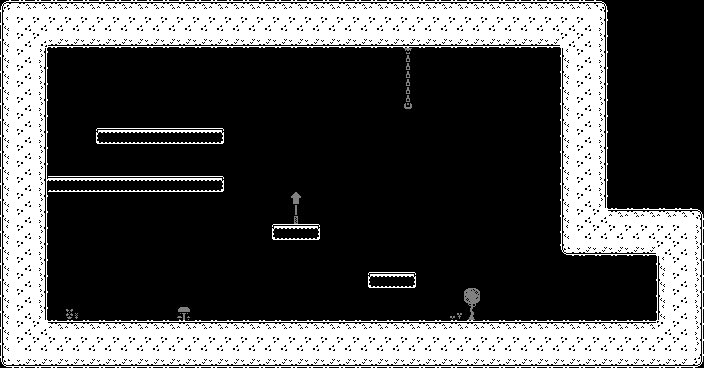

A level layout from a 2D game, rendered from its tile map. Below: a short description, then the map file with its tile-grid data intact:
An orthogonal 44x23 tile map with 16x16 px tiles, 2 tile layers (MainLayer, Shadows) and 10 objects.

<map version="1.10" tiledversion="1.10.2" orientation="orthogonal" renderorder="right-down" width="44" height="23" tilewidth="16" tileheight="16" infinite="0" nextlayerid="4" nextobjectid="11">
 <editorsettings>
  <export target="../../../../../../Downloads/MVPMap.json" format="json" />
 </editorsettings>
 <tileset firstgid="1" source="TestTileset.tsx" />
 <layer id="1" name="MainLayer" width="44" height="23">
  <data encoding="csv">
88,89,89,89,89,89,89,89,89,89,89,89,89,89,89,89,89,89,89,89,89,89,89,89,89,89,89,89,89,89,89,89,89,89,89,89,89,90,0,0,0,0,0,0,
108,109,109,109,109,109,109,109,109,109,109,109,109,109,109,109,109,109,109,109,109,109,109,109,109,109,109,109,109,109,109,109,109,109,109,109,109,110,0,0,0,0,0,0,
108,109,109,129,129,129,129,129,129,129,129,129,129,129,129,129,129,129,129,129,129,129,129,129,129,129,129,129,129,129,129,129,129,129,129,109,109,110,0,0,0,0,0,0,
108,109,110,0,0,0,0,0,0,0,0,0,0,0,0,0,0,0,0,0,0,0,0,0,0,4,0,0,0,0,0,0,0,0,0,108,109,110,0,0,0,0,0,0,
108,109,110,0,0,0,0,0,0,0,0,0,0,0,0,0,0,0,0,0,0,0,0,0,0,24,0,0,0,0,0,0,0,0,0,108,109,110,0,0,0,0,0,0,
108,109,110,0,0,0,0,0,0,0,0,0,0,0,0,0,0,0,0,0,0,0,0,0,0,24,0,0,0,0,0,0,0,0,0,108,109,110,0,0,0,0,0,0,
108,109,110,0,0,0,0,0,0,0,0,0,0,0,0,0,0,0,0,0,0,0,0,0,0,44,0,0,0,0,0,0,0,0,0,108,109,110,0,0,0,0,0,0,
108,109,110,0,0,0,0,0,0,0,0,0,0,0,0,0,0,0,0,0,0,0,0,0,0,0,0,0,0,0,0,0,0,0,0,108,109,110,0,0,0,0,0,0,
108,109,110,0,0,0,171,172,172,172,172,172,172,173,0,0,0,0,0,0,0,0,0,0,0,0,0,0,0,0,0,0,0,0,0,108,109,110,0,0,0,0,0,0,
108,109,110,0,0,0,0,0,0,0,0,0,0,0,0,0,0,0,0,0,0,0,0,0,0,0,0,0,0,0,0,0,0,0,0,108,109,110,0,0,0,0,0,0,
108,109,110,0,0,0,0,0,0,0,0,0,0,0,0,0,0,0,0,0,0,0,0,0,0,0,0,0,0,0,0,0,0,0,0,108,109,110,0,0,0,0,0,0,
108,109,110,172,172,172,172,172,172,172,172,172,172,173,0,0,0,0,0,0,0,0,0,0,0,0,0,0,0,0,0,0,0,0,0,108,109,110,0,0,0,0,0,0,
108,109,110,0,0,0,0,0,0,0,0,0,0,0,0,0,0,0,95,0,0,0,0,0,0,0,0,0,0,0,0,0,0,0,0,108,109,110,0,0,0,0,0,0,
108,109,110,0,0,0,0,0,0,0,0,0,0,0,0,0,0,0,206,0,0,0,0,0,0,0,0,0,0,0,0,0,0,0,0,108,109,109,89,89,89,89,89,90,
108,109,110,0,0,0,0,0,0,0,0,0,0,0,0,0,0,171,172,173,0,0,0,0,0,0,0,0,0,0,0,0,0,0,0,108,109,109,109,109,109,109,109,110,
108,109,110,0,0,0,0,0,0,0,0,0,0,0,0,0,0,0,0,0,0,0,0,0,0,0,0,0,0,0,0,0,0,0,0,128,129,129,129,129,129,109,109,110,
108,109,110,0,0,0,0,0,0,0,0,0,0,0,0,0,0,0,0,0,0,0,0,0,0,0,0,0,0,0,0,0,0,0,0,0,0,0,0,0,0,108,109,110,
108,109,110,0,0,0,0,0,0,0,0,0,0,0,0,0,0,0,0,0,0,0,0,171,172,173,0,0,0,0,0,0,0,0,0,0,0,0,0,0,0,108,109,110,
108,109,110,0,0,0,0,0,0,0,0,0,0,0,0,0,0,0,0,0,0,0,0,0,0,0,0,0,0,15,0,0,0,0,0,0,0,0,0,0,0,108,109,110,
108,109,110,0,18,0,0,0,0,0,0,55,0,0,0,0,0,0,0,0,0,0,0,0,0,0,0,0,17,35,0,0,0,0,0,0,0,0,0,0,0,108,109,110,
108,109,109,89,89,89,89,89,89,89,89,89,89,89,89,89,89,89,89,89,89,89,89,89,89,89,89,89,89,89,89,89,89,89,89,89,89,89,89,89,89,109,109,110,
108,109,109,109,109,109,109,109,109,109,109,109,109,109,109,109,109,109,109,109,109,109,109,109,109,109,109,109,109,109,109,109,109,109,109,109,109,109,109,109,109,109,109,110,
128,129,129,129,129,129,129,129,129,129,129,129,129,129,129,129,129,129,129,129,129,129,129,129,129,129,129,129,129,129,129,129,129,129,129,129,129,129,129,129,129,129,129,130
</data>
 </layer>
 <layer id="3" name="Shadows" width="44" height="23" opacity="0.5">
  <data encoding="csv">
0,0,0,0,0,0,0,0,0,0,0,0,0,0,0,0,0,0,0,0,0,0,0,0,0,0,0,0,0,0,0,0,0,0,0,0,0,0,0,0,0,0,0,0,
0,0,0,0,0,0,0,0,0,0,0,0,0,0,0,0,0,0,0,0,0,0,0,0,0,0,0,0,0,0,0,0,0,0,0,0,0,0,0,0,0,0,0,0,
0,0,0,0,0,0,0,0,0,0,0,0,0,0,0,0,0,0,0,0,0,0,0,0,0,0,0,0,0,0,0,0,0,0,0,0,0,0,0,0,0,0,0,0,
0,0,0,0,1,0,0,0,0,0,0,0,0,0,0,0,0,0,0,0,0,0,0,0,0,1,0,0,0,0,0,0,1,0,0,0,0,0,0,0,0,0,0,0,
0,0,0,0,1,0,0,0,0,0,0,0,0,0,0,0,0,0,0,0,0,0,0,0,0,1,0,0,0,0,0,0,1,0,0,0,0,0,0,0,0,0,0,0,
0,0,0,0,1,0,0,0,0,0,0,0,0,0,0,0,0,0,0,0,0,0,0,0,0,1,0,0,0,0,0,0,1,0,0,0,0,0,0,0,0,0,0,0,
0,0,0,0,0,0,0,0,0,0,0,0,0,0,0,0,0,0,0,0,0,0,0,0,0,1,0,0,0,0,0,0,1,0,0,0,0,0,0,0,0,0,0,0,
0,0,0,0,0,0,0,0,0,0,0,0,0,0,0,0,0,0,0,0,0,0,0,0,0,0,0,0,0,0,0,0,1,0,0,0,0,0,0,0,0,0,0,0,
0,0,0,0,0,0,0,0,0,0,0,0,0,0,0,0,0,0,0,0,0,0,0,0,0,0,0,0,0,0,0,0,1,0,0,0,0,0,0,0,0,0,0,0,
0,0,0,0,0,0,0,0,0,0,0,0,0,0,0,0,0,0,0,0,0,0,0,0,0,0,0,0,0,0,0,0,0,0,0,0,0,0,0,0,0,0,0,0,
0,0,0,0,0,0,0,0,0,0,0,0,0,0,0,0,0,0,0,0,0,0,0,0,0,0,0,0,0,0,0,0,0,0,0,0,0,0,0,0,0,0,0,0,
0,0,0,0,0,0,0,0,0,0,0,0,0,0,0,0,0,0,0,0,0,0,0,0,0,0,0,0,0,0,0,0,0,0,0,0,0,0,0,0,0,0,0,0,
0,0,0,0,0,0,0,0,0,0,0,0,0,0,0,0,0,0,1,0,0,0,0,0,0,0,0,0,0,0,0,0,0,0,0,0,0,0,0,0,0,0,0,0,
0,0,0,0,0,0,0,0,0,0,0,0,0,0,0,0,0,0,1,0,0,0,0,0,0,0,0,0,0,0,0,0,0,0,0,0,0,0,0,0,0,0,0,0,
0,0,0,0,0,0,0,0,0,0,0,0,0,0,0,0,0,0,0,0,0,0,0,0,0,0,0,0,0,0,0,0,0,0,0,0,0,0,0,0,0,0,0,0,
0,0,0,0,0,0,0,0,0,0,0,0,0,0,0,0,0,0,0,0,0,0,0,0,0,0,0,0,0,0,0,0,0,0,0,0,0,0,0,0,0,0,0,0,
0,0,0,0,0,0,0,0,0,0,0,0,0,0,0,0,0,0,0,0,0,0,0,0,0,0,0,0,0,0,0,0,0,0,0,0,0,0,0,0,0,0,0,0,
0,0,0,0,0,0,0,0,0,0,0,0,0,0,0,0,0,0,0,0,0,0,0,0,0,0,0,0,0,0,0,0,0,0,0,0,0,0,0,0,0,0,0,0,
0,0,0,0,0,0,0,0,0,0,0,0,0,0,0,0,0,0,0,0,0,0,0,0,0,0,0,0,0,1,0,0,0,0,0,0,0,0,0,0,0,0,0,0,
0,0,0,0,1,0,0,0,0,0,0,1,0,0,0,0,0,0,0,0,0,0,0,0,0,0,0,0,1,1,0,0,0,0,0,0,0,0,0,0,0,0,0,0,
0,0,0,0,0,0,0,0,0,0,0,0,0,0,0,0,0,0,0,0,0,0,0,0,0,0,0,0,0,0,0,0,0,0,0,0,0,0,0,0,0,0,0,0,
0,0,0,0,0,0,0,0,0,0,0,0,0,0,0,0,0,0,0,0,0,0,0,0,0,0,0,0,0,0,0,0,0,0,0,0,0,0,0,0,0,0,0,0,
0,0,0,0,0,0,0,0,0,0,0,0,0,0,0,0,0,0,0,0,0,0,0,0,0,0,0,0,0,0,0,0,0,0,0,0,0,0,0,0,0,0,0,0
</data>
 </layer>
 <objectgroup id="2" name="Colliders" visible="0">
  <properties>
   <property name="name" value="colliders" />
  </properties>
  <object id="1" x="0" y="0" width="608" height="48" />
  <object id="2" x="560" y="48" width="48" height="208" />
  <object id="3" x="608" y="208" width="96" height="48" />
  <object id="4" x="656" y="256" width="48" height="112" />
  <object id="5" x="0" y="48" width="48" height="320" />
  <object id="6" x="48" y="320" width="608" height="48" />
  <object id="7" x="96" y="128" width="128" height="16" />
  <object id="8" x="48" y="176" width="176" height="16" />
  <object id="9" x="272" y="224" width="48" height="16" />
  <object id="10" x="368" y="272" width="48" height="16" />
 </objectgroup>
</map>
